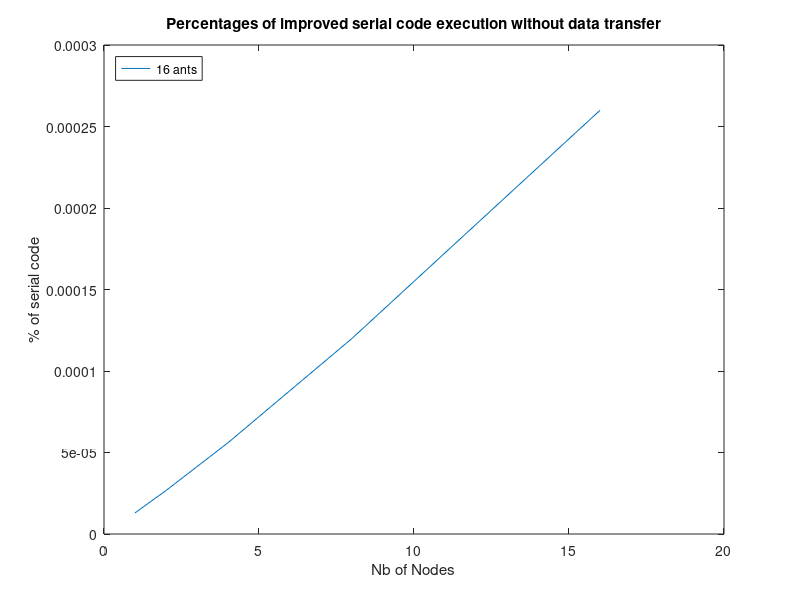

MATLAB code for this plot:
nants = [1 2 4 8 16];
nodes = [1 2 4 8 16];
c = 1000
result = []
L = 100
l = 50

for i = 1:size(nants,2)
    for j = 1:size(nodes,2)
        result(j,i) = (L*nodes(j) + c)/(L*nodes(j) + c + L*l*c*(1+nants(i)/nodes(j)));
    end
end

disp(result)

figure
plot(nodes,result(:,5))%nodes,speedup32,nodes,speedup64)
legend('16 ants', 'Location', 'northwest')
title('Percentages of improved serial code execution without data transfer')
xlabel('Nb of Nodes')
ylabel('% of serial code')